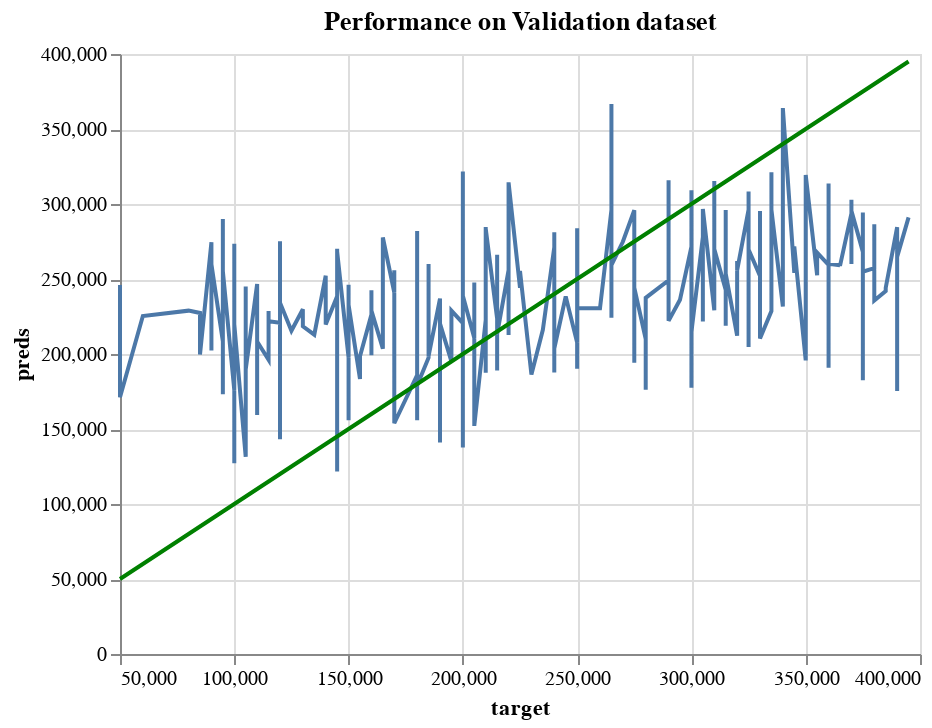

This figure's notebook cell:
### Code cell
# Graphic depiction of model's performance on Validation dataset

perfect_test = alt.Chart(pd.DataFrame({'target': y_val, 'preds': y_val})).mark_line(color='green').encode(
    x='target',
    y='preds'
)

pred_chart_test = alt.Chart(pd.DataFrame({'target': y_val, 'preds': y_valid_preds})).mark_line().encode(
    x='target',
    y='preds'
  )

combined_chart = (pred_chart_test + perfect_test).properties(
    title='Performance on Validation dataset'
)

combined_chart

### Figure 1 — Vega-Lite specification as saved in the notebook (floating-point values rounded to 4 significant figures; data arrays with more than 128 entries replaced by an {"elided": "..."} marker saying what was removed)
{"config": {"view": {"continuousWidth": 400, "continuousHeight": 300}}, "layer": [{"data": {"name": "data-6d47987707534865d944c4079cf587b2"}, "mark": "line", "encoding": {"x": {"field": "target", "type": "quantitative"}, "y": {"field": "preds", "type": "quantitative"}}}, {"data": {"name": "data-80b3d68d789b3ba33d247c8c1cf70df7"}, "mark": {"type": "line", "color": "green"}, "encoding": {"x": {"field": "target", "type": "quantitative"}, "y": {"field": "preds", "type": "quantitative"}}}], "title": "Performance on Validation dataset", "$schema": "https://vega.github.io/schema/vega-lite/v4.17.0.json", "datasets": {"data-6d47987707534865d944c4079cf587b2": {"elided": "468 records"}, "data-80b3d68d789b3ba33d247c8c1cf70df7": {"elided": "468 records"}}}
